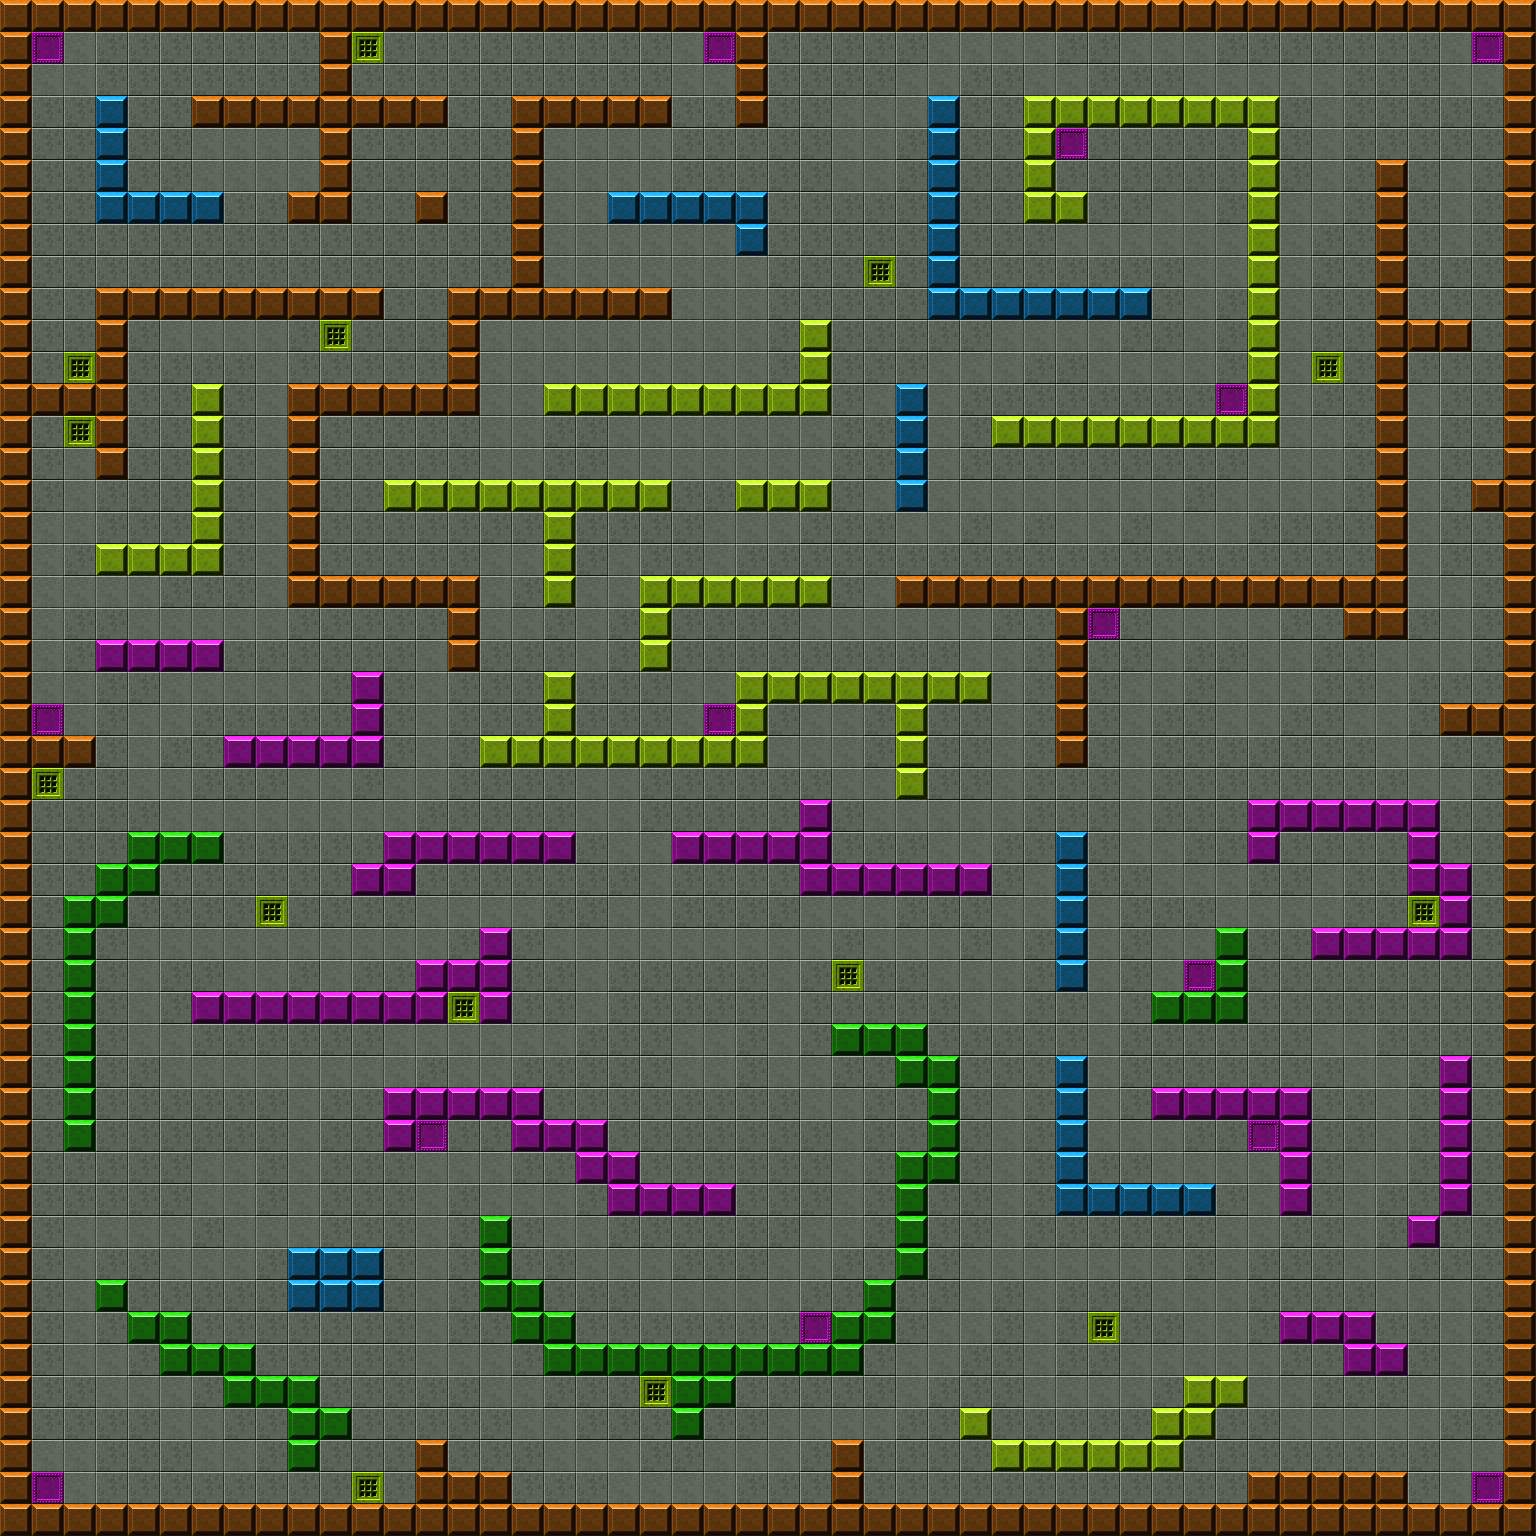

This is a level from a 2D game, rendered from its Tiled map with the project's own tilesets. A one-line summary and the map file follow, with tile-layer data summarised:
An orthogonal 48x48 tile map with 32x32 px tiles, 1 tile layer (ground).

<map version="1.2" tiledversion="1.2.5" orientation="orthogonal" renderorder="right-down" width="48" height="48" tilewidth="32" tileheight="32" infinite="0" nextlayerid="3" nextobjectid="1">
 <tileset firstgid="1" name="blocks" tilewidth="32" tileheight="32" tilecount="140" columns="14">
  <image source="gridtiles.png" trans="000000" width="448" height="320" />
  <tile id="0">
   <properties>
    <property name="item" type="bool" value="true" />
   </properties>
  </tile>
  <tile id="4">
   <properties>
    <property name="spawn" type="bool" value="true" />
   </properties>
  </tile>
  <tile id="5">
   <properties>
    <property name="collide" type="bool" value="true" />
   </properties>
  </tile>
  <tile id="7">
   <properties>
    <property name="teleport" type="bool" value="true" />
   </properties>
  </tile>
  <tile id="9">
   <properties>
    <property name="collide" type="bool" value="true" />
   </properties>
  </tile>
  <tile id="10">
   <properties>
    <property name="collide" type="bool" value="true" />
   </properties>
  </tile>
  <tile id="11">
   <properties>
    <property name="collide" type="bool" value="true" />
   </properties>
  </tile>
  <tile id="12">
   <properties>
    <property name="collide" type="bool" value="true" />
   </properties>
  </tile>
  <tile id="14">
   <properties>
    <property name="item" type="bool" value="true" />
   </properties>
  </tile>
  <tile id="18">
   <properties>
    <property name="spawn" type="bool" value="true" />
   </properties>
  </tile>
  <tile id="19">
   <properties>
    <property name="collide" type="bool" value="true" />
   </properties>
  </tile>
  <tile id="21">
   <properties>
    <property name="teleport" type="bool" value="true" />
   </properties>
  </tile>
  <tile id="23">
   <properties>
    <property name="collide" type="bool" value="true" />
   </properties>
  </tile>
  <tile id="24">
   <properties>
    <property name="collide" type="bool" value="true" />
   </properties>
  </tile>
  <tile id="25">
   <properties>
    <property name="collide" type="bool" value="true" />
   </properties>
  </tile>
  <tile id="26">
   <properties>
    <property name="collide" type="bool" value="true" />
   </properties>
  </tile>
  <tile id="28">
   <properties>
    <property name="item" type="bool" value="true" />
   </properties>
  </tile>
  <tile id="32">
   <properties>
    <property name="spawn" type="bool" value="true" />
   </properties>
  </tile>
  <tile id="33">
   <properties>
    <property name="collide" type="bool" value="true" />
   </properties>
  </tile>
  <tile id="35">
   <properties>
    <property name="teleport" type="bool" value="true" />
   </properties>
  </tile>
  <tile id="37">
   <properties>
    <property name="collide" type="bool" value="true" />
   </properties>
  </tile>
  <tile id="38">
   <properties>
    <property name="collide" type="bool" value="true" />
   </properties>
  </tile>
  <tile id="39">
   <properties>
    <property name="collide" type="bool" value="true" />
   </properties>
  </tile>
  <tile id="40">
   <properties>
    <property name="collide" type="bool" value="true" />
   </properties>
  </tile>
  <tile id="42">
   <properties>
    <property name="item" type="bool" value="true" />
   </properties>
  </tile>
  <tile id="46">
   <properties>
    <property name="spawn" type="bool" value="true" />
   </properties>
  </tile>
  <tile id="47">
   <properties>
    <property name="collide" type="bool" value="true" />
   </properties>
  </tile>
  <tile id="49">
   <properties>
    <property name="teleport" type="bool" value="true" />
   </properties>
  </tile>
  <tile id="51">
   <properties>
    <property name="collide" type="bool" value="true" />
   </properties>
  </tile>
  <tile id="52">
   <properties>
    <property name="collide" type="bool" value="true" />
   </properties>
  </tile>
  <tile id="53">
   <properties>
    <property name="collide" type="bool" value="true" />
   </properties>
  </tile>
  <tile id="54">
   <properties>
    <property name="collide" type="bool" value="true" />
   </properties>
  </tile>
  <tile id="56">
   <properties>
    <property name="item" type="bool" value="true" />
   </properties>
  </tile>
  <tile id="60">
   <properties>
    <property name="spawn" type="bool" value="true" />
   </properties>
  </tile>
  <tile id="61">
   <properties>
    <property name="collide" type="bool" value="true" />
   </properties>
  </tile>
  <tile id="63">
   <properties>
    <property name="teleport" type="bool" value="true" />
   </properties>
  </tile>
  <tile id="65">
   <properties>
    <property name="collide" type="bool" value="true" />
   </properties>
  </tile>
  <tile id="66">
   <properties>
    <property name="collide" type="bool" value="true" />
   </properties>
  </tile>
  <tile id="67">
   <properties>
    <property name="collide" type="bool" value="true" />
   </properties>
  </tile>
  <tile id="68">
   <properties>
    <property name="collide" type="bool" value="true" />
   </properties>
  </tile>
  <tile id="70">
   <properties>
    <property name="item" type="bool" value="true" />
   </properties>
  </tile>
  <tile id="74">
   <properties>
    <property name="spawn" type="bool" value="true" />
   </properties>
  </tile>
  <tile id="75">
   <properties>
    <property name="collide" type="bool" value="true" />
   </properties>
  </tile>
  <tile id="77">
   <properties>
    <property name="teleport" type="bool" value="true" />
   </properties>
  </tile>
  <tile id="79">
   <properties>
    <property name="collide" type="bool" value="true" />
   </properties>
  </tile>
  <tile id="80">
   <properties>
    <property name="collide" type="bool" value="true" />
   </properties>
  </tile>
  <tile id="81">
   <properties>
    <property name="collide" type="bool" value="true" />
   </properties>
  </tile>
  <tile id="82">
   <properties>
    <property name="collide" type="bool" value="true" />
   </properties>
  </tile>
  <tile id="84">
   <properties>
    <property name="item" type="bool" value="true" />
   </properties>
  </tile>
  <tile id="88">
   <properties>
    <property name="spawn" type="bool" value="true" />
   </properties>
  </tile>
  <tile id="89">
   <properties>
    <property name="collide" type="bool" value="true" />
   </properties>
  </tile>
  <tile id="91">
   <properties>
    <property name="teleport" type="bool" value="true" />
   </properties>
  </tile>
  <tile id="93">
   <properties>
    <property name="collide" type="bool" value="true" />
   </properties>
  </tile>
  <tile id="94">
   <properties>
    <property name="collide" type="bool" value="true" />
   </properties>
  </tile>
  <tile id="95">
   <properties>
    <property name="collide" type="bool" value="true" />
   </properties>
  </tile>
  <tile id="96">
   <properties>
    <property name="collide" type="bool" value="true" />
   </properties>
  </tile>
  <tile id="98">
   <properties>
    <property name="item" type="bool" value="true" />
   </properties>
  </tile>
  <tile id="102">
   <properties>
    <property name="spawn" type="bool" value="true" />
   </properties>
  </tile>
  <tile id="103">
   <properties>
    <property name="collide" type="bool" value="true" />
   </properties>
  </tile>
  <tile id="105">
   <properties>
    <property name="teleport" type="bool" value="true" />
   </properties>
  </tile>
  <tile id="107">
   <properties>
    <property name="collide" type="bool" value="true" />
   </properties>
  </tile>
  <tile id="108">
   <properties>
    <property name="collide" type="bool" value="true" />
   </properties>
  </tile>
  <tile id="109">
   <properties>
    <property name="collide" type="bool" value="true" />
   </properties>
  </tile>
  <tile id="110">
   <properties>
    <property name="collide" type="bool" value="true" />
   </properties>
  </tile>
  <tile id="112">
   <properties>
    <property name="item" type="bool" value="true" />
   </properties>
  </tile>
  <tile id="116">
   <properties>
    <property name="spawn" type="bool" value="true" />
   </properties>
  </tile>
  <tile id="117">
   <properties>
    <property name="collide" type="bool" value="true" />
   </properties>
  </tile>
  <tile id="119">
   <properties>
    <property name="teleport" type="bool" value="true" />
   </properties>
  </tile>
  <tile id="121">
   <properties>
    <property name="collide" type="bool" value="true" />
   </properties>
  </tile>
  <tile id="122">
   <properties>
    <property name="collide" type="bool" value="true" />
   </properties>
  </tile>
  <tile id="123">
   <properties>
    <property name="collide" type="bool" value="true" />
   </properties>
  </tile>
  <tile id="124">
   <properties>
    <property name="collide" type="bool" value="true" />
   </properties>
  </tile>
  <tile id="126">
   <properties>
    <property name="item" type="bool" value="true" />
   </properties>
  </tile>
  <tile id="130">
   <properties>
    <property name="spawn" type="bool" value="true" />
   </properties>
  </tile>
  <tile id="131">
   <properties>
    <property name="collide" type="bool" value="true" />
   </properties>
  </tile>
  <tile id="133">
   <properties>
    <property name="teleport" type="bool" value="true" />
   </properties>
  </tile>
  <tile id="135">
   <properties>
    <property name="collide" type="bool" value="true" />
   </properties>
  </tile>
  <tile id="136">
   <properties>
    <property name="collide" type="bool" value="true" />
   </properties>
  </tile>
  <tile id="137">
   <properties>
    <property name="collide" type="bool" value="true" />
   </properties>
  </tile>
  <tile id="138">
   <properties>
    <property name="collide" type="bool" value="true" />
   </properties>
  </tile>
 </tileset>
 <layer id="2" name="ground" width="48" height="48">
  <data>[2304 cells, 2304 non-empty, 9 distinct tile ids]</data>
 </layer>
</map>
